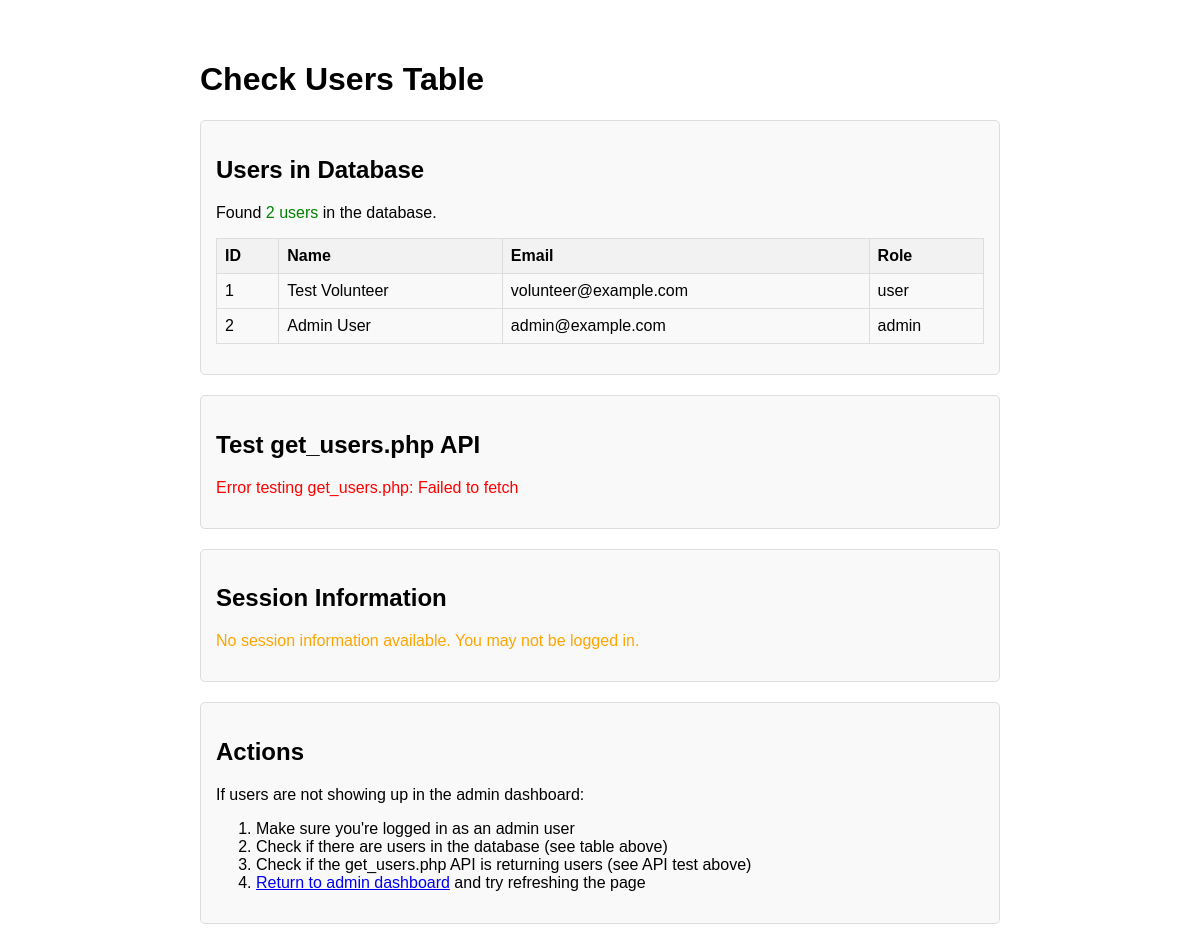
/check_users.php, run on the app's committed database.
### tables this page shows
CREATE TABLE IF NOT EXISTS users (
    id INT AUTO_INCREMENT PRIMARY KEY,
    full_name VARCHAR(100) NOT NULL,
    email VARCHAR(100) NOT NULL UNIQUE,
    password VARCHAR(255) NOT NULL,
    phone VARCHAR(20),
    role ENUM('admin', 'user') DEFAULT 'user',
    remember_token VARCHAR(100),
    token_expiry DATETIME,
    total_hours INT DEFAULT 0,
    impact_score INT DEFAULT 0,
    created_at TIMESTAMP DEFAULT CURRENT_TIMESTAMP
);

### check_users.php (the view, shortened to what this page needs)
<?php
require_once '../includes/config.php';
echo "<!DOCTYPE html>
<html>
<head>
    <title>Check Users Table</title>
    <style>
        body { font-family: Arial, sans-serif; max-width: 800px; margin: 20px auto; padding: 20px; }
        .card { background: #f9f9f9; border: 1px solid #ddd; padding: 15px; margin-bottom: 20px; border-radius: 5px; }
        .success { color: green; }
        .error { color: red; }
        .warning { color: orange; }
        table { width: 100%; border-collapse: collapse; margin: 15px 0; }
        th, td { border: 1px solid #ddd; padding: 8px; text-align: left; }
        th { background-color: #f2f2f2; }
        pre { background: #f5f5f5; padding: 10px; overflow: auto; }
        button { background-color: #4CAF50; color: white; border: none; padding: 10px; cursor: pointer; }
    </style>
</head>
<body>
    <h1>Check Users Table</h1>";
echo "<div class='card'>";
echo "<h2>Users in Database</h2>";
try {
    $pdo = new PDO("mysql:host=$host;dbname=$dbname", $username, $password);
    $pdo->setAttribute(PDO::ATTR_ERRMODE, PDO::ERRMODE_EXCEPTION);
    $stmt = $pdo->query("SELECT id, full_name, email, role FROM users ORDER BY id");
    $users = $stmt->fetchAll(PDO::FETCH_ASSOC);
    if (count($users) > 0) {
        echo "<p>Found <span class='success'>" . count($users) . " users</span> in the database.</p>";
        echo "<table>
            <tr><th>ID</th><th>Name</th><th>Email</th><th>Role</th></tr>";
        foreach ($users as $user) {
            echo "<tr>
                <td>{$user['id']}</td>
                <td>{$user['full_name']}</td>
                <td>{$user['email']}</td>
                <td>{$user['role']}</td>
            </tr>";
        }
        echo "</table>";
    } else {
        echo "<p class='warning'>No users found in the database.</p>";
    }
} catch (PDOException $e) {
    echo "<p class='error'>Database error: " . $e->getMessage() . "</p>";
}
echo "</div>";
echo "<div class='card'>";
echo "<h2>Test get_users.php API</h2>";
echo "<div id='apiResult'>Loading API results...</div>";
echo "</div>";
echo "<div class='card'>";
echo "<h2>Session Information</h2>";
if (isset($_SESSION) && !empty($_SESSION)) {
    echo "<table>
        <tr><th>Key</th><th>Value</th></tr>";
    foreach ($_SESSION as $key => $value) {
        if ($key == 'password' || strpos($key, 'pass') !== false) {
            $displayValue = '[HIDDEN]';
        } else {
            $displayValue = is_array($value) ? json_encode($value) : htmlspecialchars($value);
        }
        echo "<tr><td>" . htmlspecialchars($key) . "</td><td>" . $displayValue . "</td></tr>";
    }
    echo "</table>";
} else {
    echo "<p class='warning'>No session information available. You may not be logged in.</p>";
}
echo "</div>";
echo "<div class='card'>";
echo "<h2>Actions</h2>";
echo "<p>If users are not showing up in the admin dashboard:</p>";
echo "<ol>
    <li>Make sure you're logged in as an admin user</li>
    <li>Check if there are users in the database (see table above)</li>
    <li>Check if the get_users.php API is returning users (see API test above)</li>
    <li><a href='admin-dashboard.html'>Return to admin dashboard</a> and try refreshing the page</li>
</ol>";
echo "</div>";
echo "</body></html>";
?>

### check_users.php (style rules this page uses)
body { font-family: Arial, sans-serif; max-width: 800px; margin: 20px auto; padding: 20px; }
.card { background: #f9f9f9; border: 1px solid #ddd; padding: 15px; margin-bottom: 20px; border-radius: 5px; }
.success { color: green; }
.warning { color: orange; }
table { width: 100%; border-collapse: collapse; margin: 15px 0; }
th, td { border: 1px solid #ddd; padding: 8px; text-align: left; }
th { background-color: #f2f2f2; }

### data on the page
users: id "1", full_name "Test Volunteer", email "volunteer@example.com", role "user"
users: id "2", full_name "Admin User", email "admin@example.com", role "admin"

### other printed values
count($users) "2"
